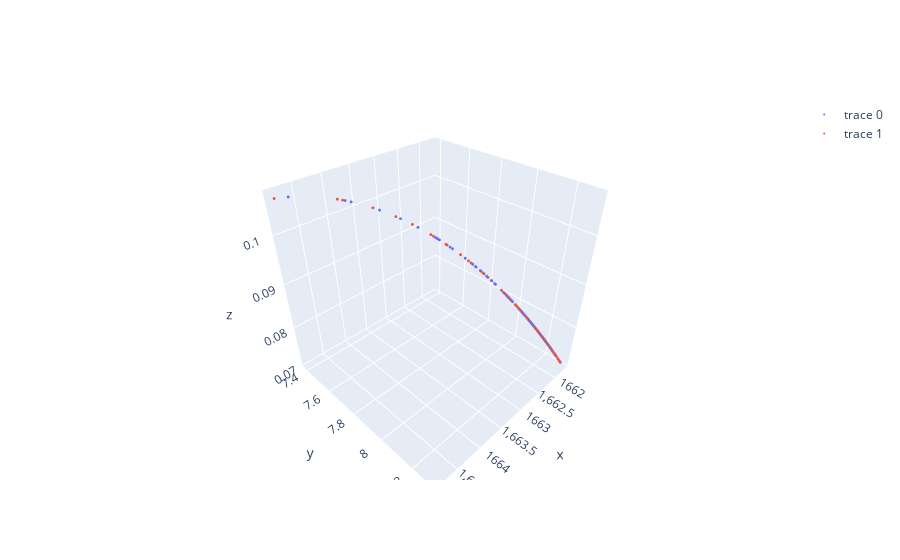

Here is the notebook cell this chart was saved with:
### Markdown cell above
Ask for preference information. Then, run the a priori algorithm

### Code cell
reference_point = [int_nums_plus._ideal_point[0],int_nums_plus._ideal_point[1],int_nums_plus._ideal_point[2]]

pref_int_nums_plus, plot_int_nums_plus = int_nums_plus.requests()
pref_int_nums_plus[2].response = pd.DataFrame([reference_point], columns=pref_int_nums_plus[2].content['dimensions_data'].columns)
pref_int_nums_plus, plot_int_nums_plus  = int_nums_plus.iterate(pref_int_nums_plus[2])
print(int_nums_plus._current_display_solutions)
print(int_nums_plus._reference_point_list)

fig = plot_complete(int_nums_plus.population.objectives,front)
fig
